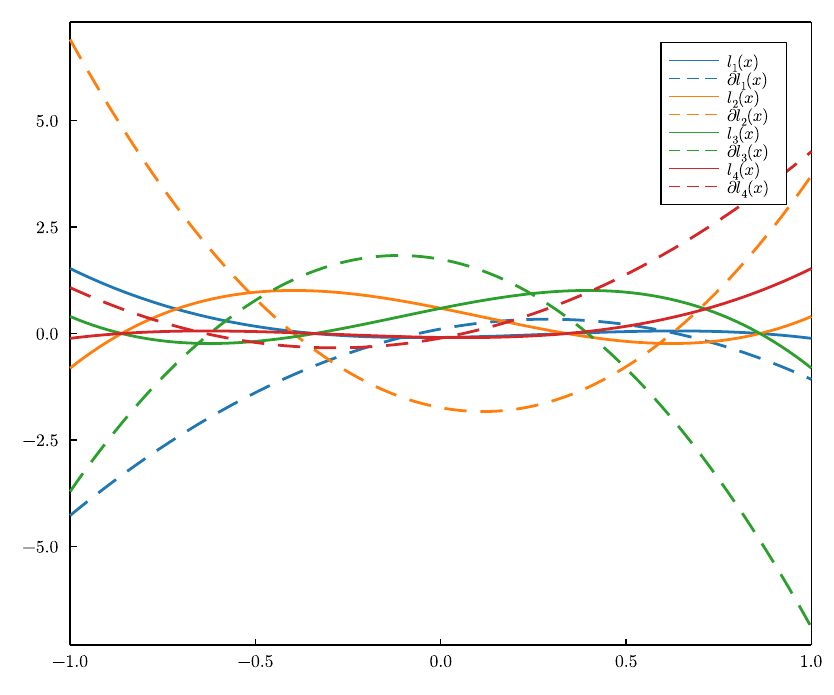

Write Julia code to recreate this figure.
using Revise, Flower1D
using Plots, LaTeXStrings

gr()

function checkLagrangeBasis()
    P = 3 # order
    NTP = 100 # number of test points
    standardElement = StandardElement(1, P, "legendre")
    out("standardElement", standardElement)

    xi = collect(LinRange(-1.0, 1.0, NTP))
    lj = zeros(eltype(xi), (P + 1, length(xi)))
    dlj = zeros(eltype(xi), (P + 1, length(xi)))
    for (i, x) ∈ enumerate(xi)
        lj[:, i] = lagrangeBasisAt(x, standardElement.innerPoints)
        dlj[:, i] = dLagrangeBasisAt(x, standardElement.innerPoints)
    end
    a = plot()
    for p ∈ 1:P + 1
        plot!(xi, lj[p, :], label = ("l_" * string(p) * "(x)") |> latexstring, color = palette(:tab10)[p])
        plot!(xi, dlj[p, :], label = ("\\partial l_" * string(p) * "(x)") |> latexstring, linestyle = :dash, color = palette(:tab10)[p])
    end

    @assert sum(lj) / NTP ≈ 1.0 "Error: the summation of the lagrange basis polynomials is not 1.0 at each location."

    # Format and save fig
    Plots.default(
        fontfamily = "Computer Modern",
        linewidth = 2,
        framestyle = :box,
        label = nothing,
        grid = false,
        margin=(Plots.Measures.Length(:mm, 2))
    )
    plot!(
        size = (600, 500),
        xlims = (-1, 1),
        legend = :topright
    )
    savefig(string(@__DIR__) * "/checkLagrangeBasis.pdf")
end

checkLagrangeBasis()